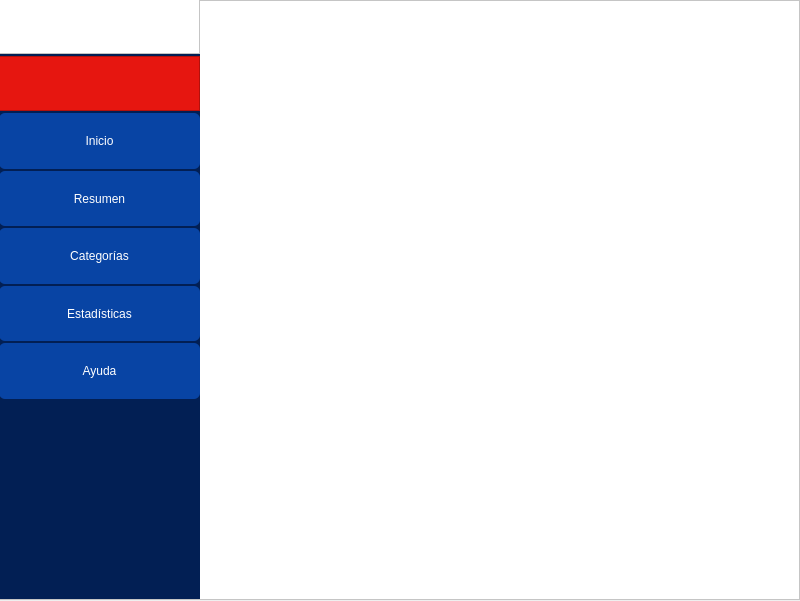
<?xml version="1.0" encoding="UTF-8"?>
<ui version="4.0">
 <class>Form</class>
 <widget class="QWidget" name="Form">
  <property name="geometry">
   <rect>
    <x>0</x>
    <y>0</y>
    <width>800</width>
    <height>601</height>
   </rect>
  </property>
  <property name="windowTitle">
   <string>Form</string>
  </property>
  <widget class="QFrame" name="frame_main">
   <property name="geometry">
    <rect>
     <x>0</x>
     <y>0</y>
     <width>800</width>
     <height>600</height>
    </rect>
   </property>
   <property name="styleSheet">
    <string notr="true">background-color: rgb(255, 255, 255);</string>
   </property>
   <property name="frameShape">
    <enum>QFrame::StyledPanel</enum>
   </property>
   <property name="frameShadow">
    <enum>QFrame::Raised</enum>
   </property>
   <widget class="QLabel" name="label_2">
    <property name="geometry">
     <rect>
      <x>250</x>
      <y>-30</y>
      <width>983</width>
      <height>982</height>
     </rect>
    </property>
    <property name="styleSheet">
     <string notr="true">background: transparent;</string>
    </property>
    <property name="text">
     <string/>
    </property>
    <property name="pixmap">
     <pixmap resource="Img.qrc">:/newPrefix/Logo_oficial_vector.png</pixmap>
    </property>
    <property name="scaledContents">
     <bool>true</bool>
    </property>
   </widget>
   <widget class="QFrame" name="frame">
    <property name="geometry">
     <rect>
      <x>0</x>
      <y>-1</y>
      <width>200</width>
      <height>600</height>
     </rect>
    </property>
    <property name="styleSheet">
     <string notr="true">background-color: rgb(2, 31, 84);</string>
    </property>
    <property name="frameShape">
     <enum>QFrame::StyledPanel</enum>
    </property>
    <property name="frameShadow">
     <enum>QFrame::Raised</enum>
    </property>
    <widget class="QWidget" name="verticalLayoutWidget">
     <property name="geometry">
      <rect>
       <x>-1</x>
       <y>-1</y>
       <width>201</width>
       <height>601</height>
      </rect>
     </property>
     <layout class="QVBoxLayout" name="verticalLayout_2" stretch="0,0,0,0,0,0,0">
      <property name="spacing">
       <number>2</number>
      </property>
      <property name="sizeConstraint">
       <enum>QLayout::SetMaximumSize</enum>
      </property>
      <property name="topMargin">
       <number>0</number>
      </property>
      <property name="bottomMargin">
       <number>200</number>
      </property>
      <item>
       <widget class="QFrame" name="frame_2">
        <property name="styleSheet">
         <string notr="true">background-color: rgb(255, 255, 255);</string>
        </property>
        <property name="frameShape">
         <enum>QFrame::StyledPanel</enum>
        </property>
        <property name="frameShadow">
         <enum>QFrame::Raised</enum>
        </property>
       </widget>
      </item>
      <item>
       <widget class="QFrame" name="frame_3">
        <property name="styleSheet">
         <string notr="true">background-color: rgb(230, 22, 16);</string>
        </property>
        <property name="frameShape">
         <enum>QFrame::StyledPanel</enum>
        </property>
        <property name="frameShadow">
         <enum>QFrame::Raised</enum>
        </property>
       </widget>
      </item>
      <item>
       <widget class="QPushButton" name="pushButton_2">
        <property name="enabled">
         <bool>true</bool>
        </property>
        <property name="sizePolicy">
         <sizepolicy hsizetype="Minimum" vsizetype="Preferred">
          <horstretch>0</horstretch>
          <verstretch>0</verstretch>
         </sizepolicy>
        </property>
        <property name="maximumSize">
         <size>
          <width>16777215</width>
          <height>65</height>
         </size>
        </property>
        <property name="styleSheet">
         <string notr="true">background-color: rgb(8, 68, 164);
color: rgb(255, 255, 255);
font: 57 14pt &quot;Roboto Medium&quot;;
border-radius: 6px;</string>
        </property>
        <property name="text">
         <string>Inicio</string>
        </property>
       </widget>
      </item>
      <item>
       <widget class="QPushButton" name="pushButton_4">
        <property name="enabled">
         <bool>true</bool>
        </property>
        <property name="sizePolicy">
         <sizepolicy hsizetype="Minimum" vsizetype="Preferred">
          <horstretch>0</horstretch>
          <verstretch>0</verstretch>
         </sizepolicy>
        </property>
        <property name="maximumSize">
         <size>
          <width>16777215</width>
          <height>65</height>
         </size>
        </property>
        <property name="styleSheet">
         <string notr="true">background-color: rgb(8, 68, 164);
color: rgb(255, 255, 255);
font: 57 14pt &quot;Roboto Medium&quot;;
border-radius: 6px;</string>
        </property>
        <property name="text">
         <string>Resumen</string>
        </property>
       </widget>
      </item>
      <item>
       <widget class="QPushButton" name="pushButton_5">
        <property name="enabled">
         <bool>true</bool>
        </property>
        <property name="sizePolicy">
         <sizepolicy hsizetype="Minimum" vsizetype="Preferred">
          <horstretch>0</horstretch>
          <verstretch>0</verstretch>
         </sizepolicy>
        </property>
        <property name="maximumSize">
         <size>
          <width>16777215</width>
          <height>65</height>
         </size>
        </property>
        <property name="styleSheet">
         <string notr="true">background-color: rgb(8, 68, 164);
color: rgb(255, 255, 255);
font: 57 14pt &quot;Roboto Medium&quot;;
border-radius: 6px;</string>
        </property>
        <property name="text">
         <string>Categorías</string>
        </property>
       </widget>
      </item>
      <item>
       <widget class="QPushButton" name="pushButton_3">
        <property name="enabled">
         <bool>true</bool>
        </property>
        <property name="sizePolicy">
         <sizepolicy hsizetype="Minimum" vsizetype="Preferred">
          <horstretch>0</horstretch>
          <verstretch>0</verstretch>
         </sizepolicy>
        </property>
        <property name="maximumSize">
         <size>
          <width>16777215</width>
          <height>65</height>
         </size>
        </property>
        <property name="styleSheet">
         <string notr="true">background-color: rgb(8, 68, 164);
color: rgb(255, 255, 255);
font: 57 14pt &quot;Roboto Medium&quot;;
border-radius: 6px;</string>
        </property>
        <property name="text">
         <string>Estadísticas</string>
        </property>
       </widget>
      </item>
      <item>
       <widget class="QPushButton" name="pushButton">
        <property name="enabled">
         <bool>true</bool>
        </property>
        <property name="sizePolicy">
         <sizepolicy hsizetype="Minimum" vsizetype="Preferred">
          <horstretch>0</horstretch>
          <verstretch>0</verstretch>
         </sizepolicy>
        </property>
        <property name="maximumSize">
         <size>
          <width>16777215</width>
          <height>65</height>
         </size>
        </property>
        <property name="styleSheet">
         <string notr="true">background-color: rgb(8, 68, 164);
font: 57 14pt &quot;Roboto Medium&quot;;
color: rgb(255, 255, 255);
border-radius: 6px;</string>
        </property>
        <property name="text">
         <string>Ayuda</string>
        </property>
       </widget>
      </item>
     </layout>
    </widget>
   </widget>
  </widget>
 </widget>
 <resources>
  <include location="Img.qrc"/>
 </resources>
 <connections/>
</ui>
